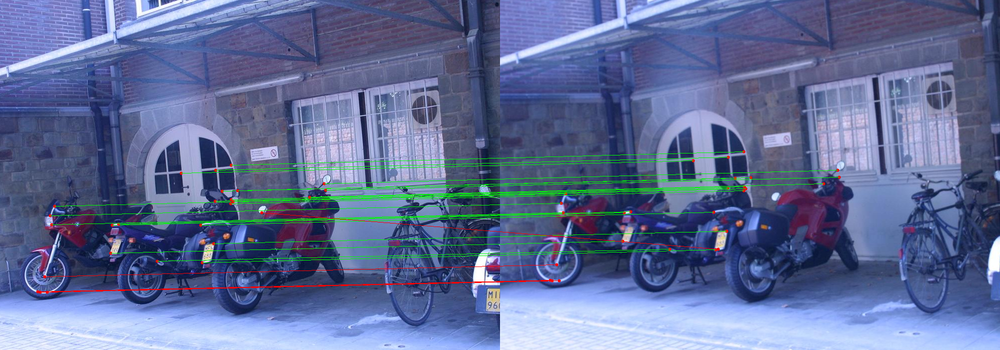
#> input picture Image Stitching for Panorama/affine_matches_inlier outlier_bikes1_bikes2.png, 1000 x 350 px, shrunk from 2000 x 700 before the run
$ python -i detect_features.py   (imports and definitions only)
#> lines starting #> are read from the running program, lines starting #| are printed output that depends on the picture
#> further down, picture is the input picture: shape (350, 1000, 3); mean B, G, R 151.1, 108.9, 95.6
### Image Stitching for Panorama/nonmaxsuppts.py
# Author: TK
from scipy.ndimage import filters, interpolation
import numpy as np
import cv2
import matplotlib.pyplot as plt


def nonmaxsuppts(cim, radius, threshold):
    # Extract local maxima by performing a grey scale morphological
    # dilation and then finding points in the corner strength image that
    # match the dilated image and are also greater than the threshold.
    # non-maximum suppression in radius x radius regions

    h, w = cim.shape[0:2]
    cap_length = 1000

    maxH = filters.maximum_filter(cim, (radius, radius))

    cim = cim * (cim == maxH)
    cim = cim * (cim > threshold)

    # sort points by strength and find their positions
    sortIdx = np.argsort(cim.flatten())[::-1]

    count = 0
    for row in range(0, cim.shape[0]):
        for col in range(0, cim.shape[1]):
            if cim[row, col]:
                count += 1

    sortIdx = sortIdx[0:min(count, cap_length)]
    yy = sortIdx / w
    xx = sortIdx % w

    ret_list = list()
    for i in range(0, len(sortIdx)):
        ret_list.append((yy[i], xx[i]))
    return ret_list  # THIS IS OF TYPE   list<tuples>

### Image Stitching for Panorama/detect_features.py
import cv2
import numpy as np
import matplotlib.pyplot as plt
from nonmaxsuppts import nonmaxsuppts as nonmaxsuppts

def detect_features(image):
    """
    Computer Vision 600.461/661 Assignment 2
    Args:
        image (numpy.ndarray): The input image to detect features on. Note: this is NOT the image name or image path.
    Returns:
        pixel_coords (list of tuples): A list of (row,col) tuples of detected feature locations in the image
    """
    pixel_coords = list()
    # convert image to gray scale
    image = cv2.cvtColor(image, cv2.COLOR_BGR2GRAY)
    # we first smooth the image a little bit by 3*3 gausian kernel with sigma = 1
    # because gausian kernal is linear separable, which is, we are filter2D 2 times with gausian_kernel and np.transpose(gausian_kernel)
    smooth_kernel_col = cv2.getGaussianKernel(3,1)
    smooth_kernel_row = np.transpose(smooth_kernel_col)
    # now we can smooth image
    img = image.astype(np.float64)
    img = cv2.filter2D(img, -1, smooth_kernel_col)
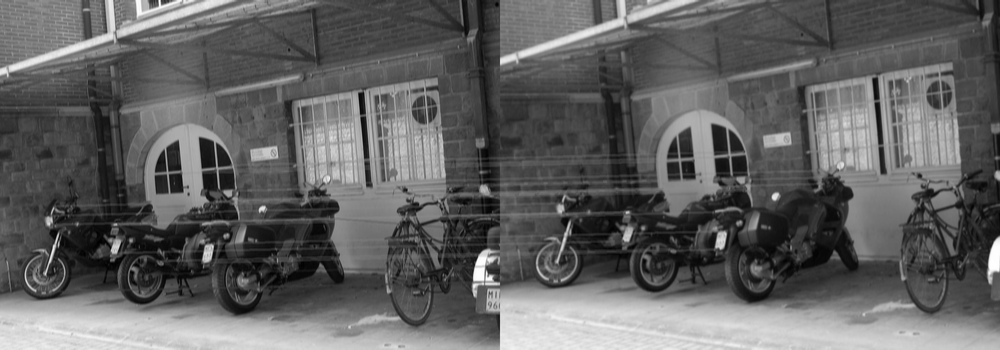
#> img: shape (350, 1000) float64; min 18.92, max 255, mean 109.7; drawn with min black and max white
    img = cv2.filter2D(img, -1,smooth_kernel_row)
    # now get gradient for x and y
    # sobel_33_x = np.array([[-1, 0, 1], [-2, 0, 2.], [-1., 0., 1.]], dtype=np.float64)
    # sobel_33_y = np.array([[1, 2, 1], [0, 0, 0], [-1, -2, -1]], dtype=np.float64)
    sobel_55_x = np.array([[-1, -2, 0, 2, 1], [-2, -3, 0, 3, 2], [-3, -5, 0, 5, 3], [-2, -3, 0, 3, 2], [-1, 2, 0, 2, 1]])
    sobel_55_y = np.array([[1, 2, 3, 2, 1], [2, 3, 5, 3, 2], [0, 0, 0, 0, 0], [-2, -3, -5, -3, -2], [-1, -2, -3, -2, -1]])
    ix = cv2.filter2D(img, -1, sobel_55_x)
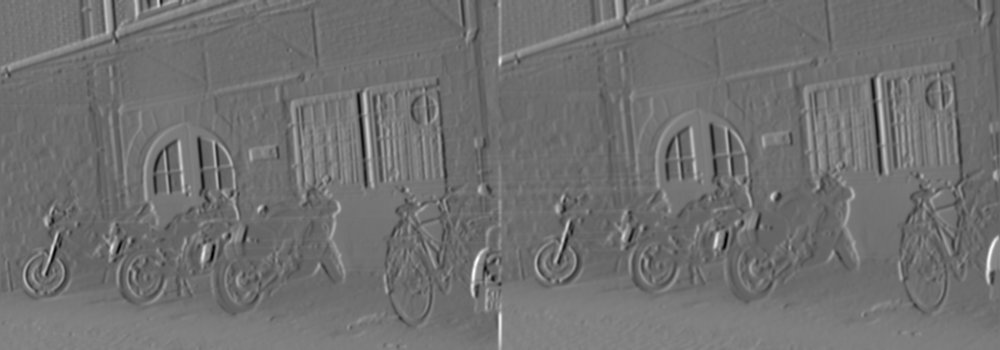
#> ix: shape (350, 1000) float64; min -2686.8, max 4377.4, mean 439.4; drawn with min black and max white
    iy = cv2.filter2D(img, -1, sobel_55_y)
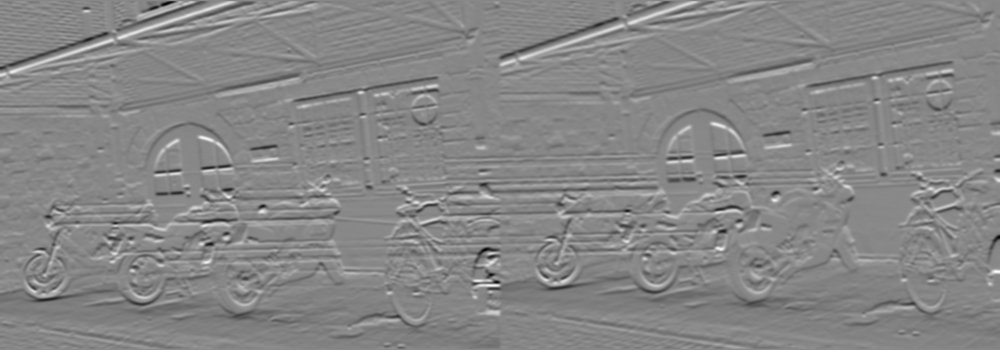
#> iy: shape (350, 1000) float64; min -3217.8, max 2847.6, mean -17.8; drawn with min black and max white
    # w(x, y)
    gausian_kernel_col = cv2.getGaussianKernel(15, 1)
    gausian_kernel_row = np.transpose(gausian_kernel_col)
    ix2 = np.multiply(ix, ix)
    iy2 = np.multiply(iy, iy)
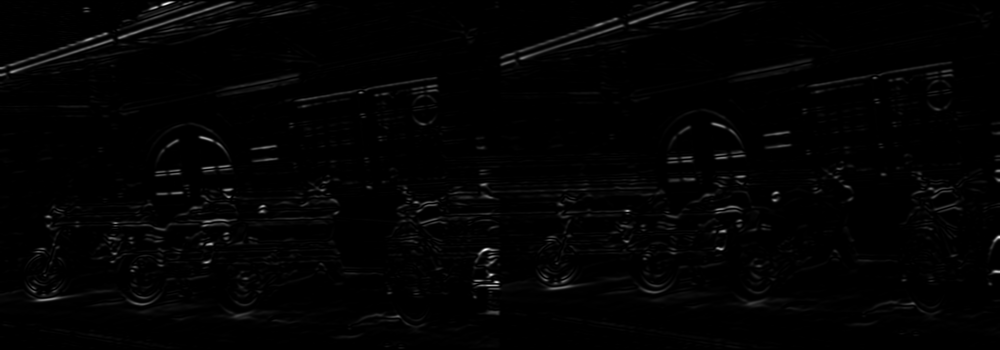
#> iy2: shape (350, 1000) float64; min 0, max 10354033.7, mean 137167.3; drawn with min black and max white
    ixiy = np.multiply(ix, iy)
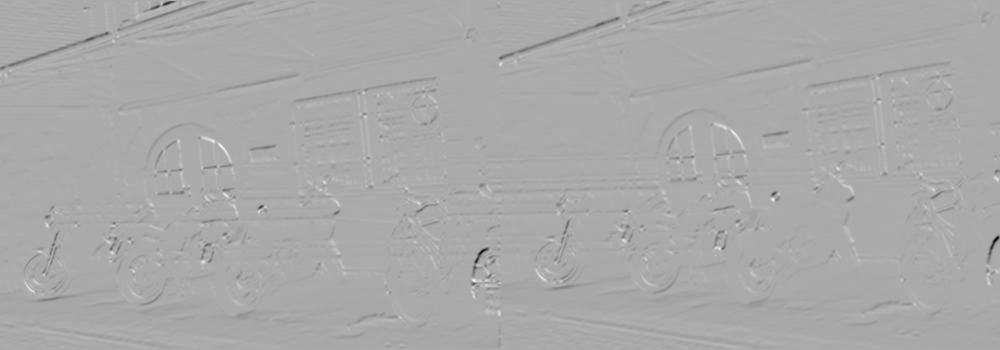
#> ixiy: shape (350, 1000) float64; min -8061721.9, max 3994225.8, mean -36500.4; drawn with min black and max white

    # convolution with gausian filter
    ix2 = cv2.filter2D(ix2, -1, gausian_kernel_col)
    ix2 = cv2.filter2D(ix2, -1, gausian_kernel_row)
    iy2 = cv2.filter2D(iy2, -1, gausian_kernel_col)
    iy2 = cv2.filter2D(iy2, -1, gausian_kernel_row)
    ixiy = cv2.filter2D(ixiy, -1, gausian_kernel_col)
    ixiy = cv2.filter2D(ixiy, -1, gausian_kernel_row)

    height, width = img.shape
#> height = 350; width = 1000
    cs = np.zeros(img.shape, np.float64)
    k = 0.05  # from 0.04 to 0.06

    # det M = |Ixx  Ixy ; Ixy  iyy|
    for i in range(height):
        for j in range(width):
            detM = ix2[i][j] * iy2[i][j] - ixiy[i][j] ** 2
            traceM = ix2[i][j] + iy2[i][j]
            cs[i][j] = detM - k * traceM ** 2
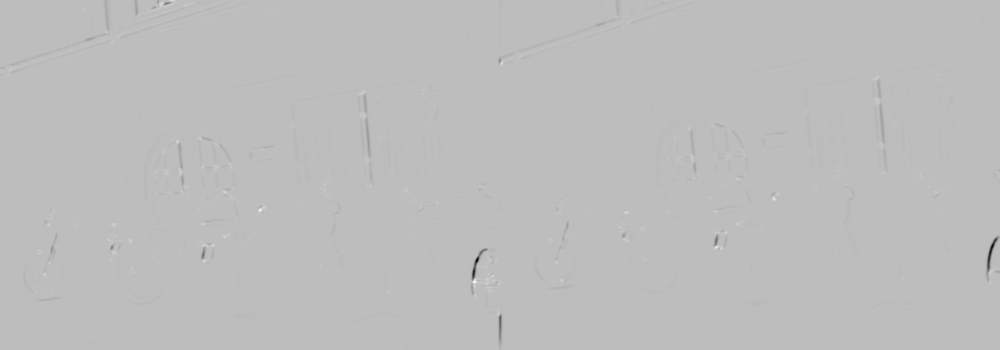
#> cs: shape (350, 1000) float64; min -1.12e+13, max 3.91e+12, mean -1.51e+10; drawn with min black and max white

    a = int(cs.max() / 10)
#> a = 391224496129
    pixel_coords = nonmaxsuppts(cs, 7, a * 2)
#> in nonmaxsuppts, `maxH = filters.maximum_filter(cim, (radius, radius))`:
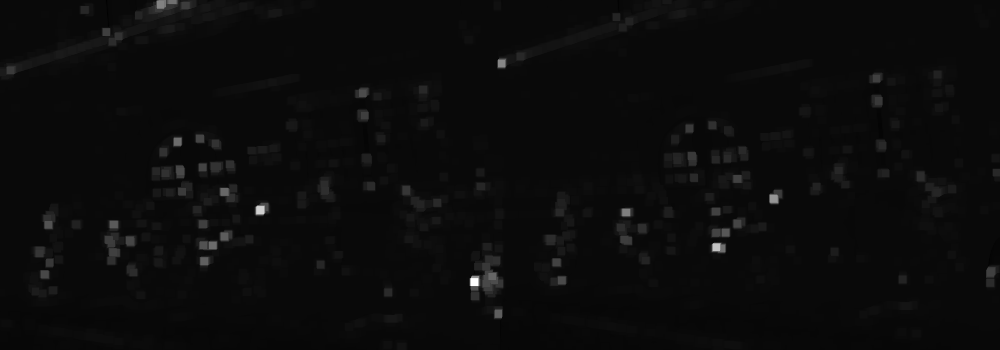
#> maxH: shape (350, 1000) float64; min -1.46e+11, max 3.91e+12, mean 4.19e+10; drawn with min black and max white
#> in nonmaxsuppts, `sortIdx = sortIdx[0:min(count, cap_length)]`: sortIdx = 47 values, max 313498 at index 14, min 172 at index 7, mean 202322.3
#> in nonmaxsuppts, `yy = sortIdx / w`: yy = 47 values, max 313.5 at index 14, min 0.172 at index 7, mean 202.3
#> in nonmaxsuppts, `xx = sortIdx % w`: xx = 47 values, max 990 at index 36, min 44 at index 26, mean 407.4
#> the loop in nonmaxsuppts, `for i in range(0, len(sortIdx)):` made 47 passes
#> after the loop in nonmaxsuppts, `for i in range(0, len(sortIdx)):`: ret_list = 47 pairs, first value 0.172 to 313.5, second value 44 to 990
#> pixel_coords has the same summary as ret_list in nonmaxsuppts
    return pixel_coords

>>> import cv2
>>> picture = cv2.imread('affine_matches_inlier outlier_bikes1_bikes2.png')
>>> result = detect_features(picture)
#> result has the same summary as ret_list in nonmaxsuppts
